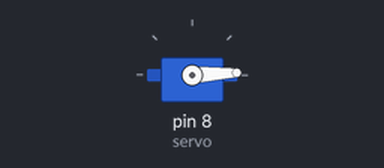
Simulated run of this sketch. Board: Arduino Uno, built with avr-gcc and run on an emulated ATmega328P. On the bench: servo.

Above: at 0.05 s.
At 0.45 s:
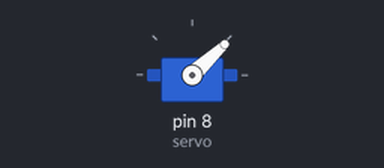
At 0.9 s:
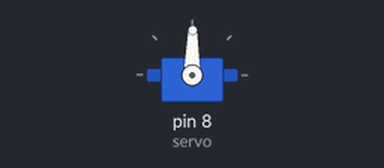
At 1.8 s:
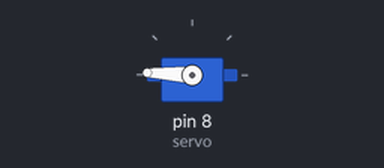
Timing chart, 0 to 4.2 s (numbered marks = the images above):
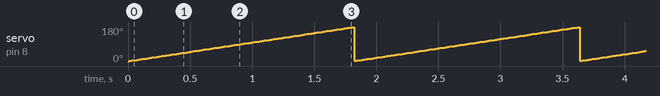

Measured:
- by itself, servo on pin 8 (servo): ramps from 1° to 179° and jumps back, once every 1.8 s

The sketch:

servo_tp.ino
```cpp
#include <Servo.h>
Servo servo;
int ang = 0;
void setup() {
  servo.attach(8);
  servo.write(90);
}

void loop() {
  for (ang=0; ang<180; ang ++){
    servo.write(ang);
    delay(10);
  }
  ///for (ang=180; ang<1; ang --){
    ///servo.write(ang);
    ///delay(10);


}
```
